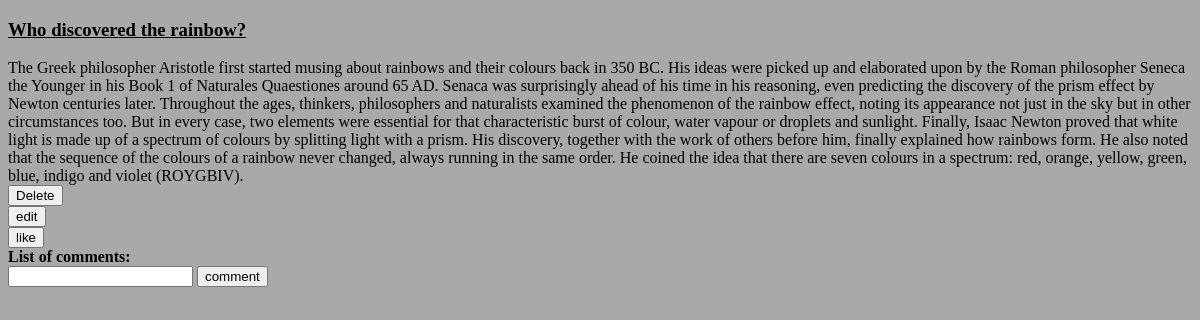
Page /blogs/blog/who-discovered-the-rainbow/ (signed in) on the earlier database version.
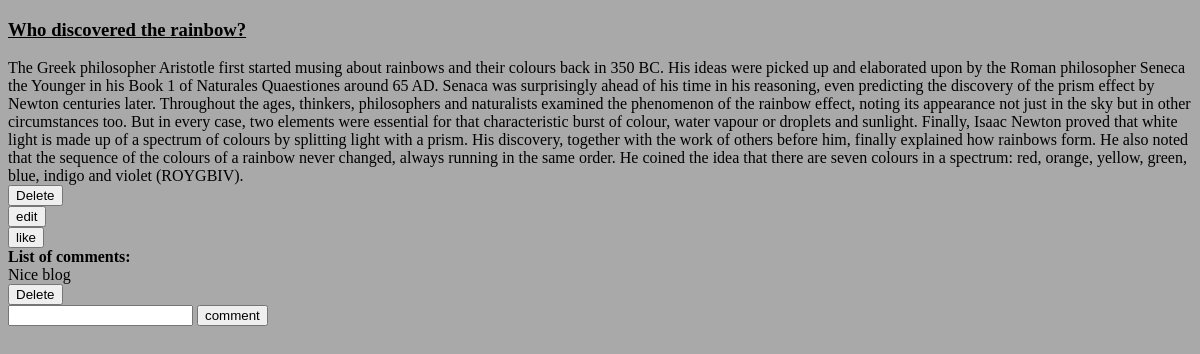
Same page on the later database version.
### blogs/models.py (models this page shows, shortened)
class Comment_on_blog(models.Model):
    comment = models.CharField(max_length=500)
    blogg = models.ForeignKey(blog,null=False)
    user = models.ForeignKey(UserProfile,null=False)

### blogs/views.py (the view, shortened to what this page needs)
# urls.py: url(r'^blog/(?P<blog_slug>[\w\-]+)/$', views.blog_detail, name='blog_detail'),
def blog_detail(request, blog_slug):
    context_dict = {}                                                    #declared context dict
    try:
        Blog = blog.objects.filter(slug=blog_slug)[0]               #got blog object
        Blog.views = Blog.views +1                                  #increment in views as shown by user
        Blog.save()
        context_dict['blog_body'] = Blog.body                          #added body of blog ....
        context_dict['blog_title'] = Blog.title
        context_dict['blog_slug'] = Blog.slug
        context_dict['blog_views'] = Blog.views
        context_dict['blog_id'] = Blog.id                                  #added bog id
        context_dict['form'] = Comment_on_blogForm()
        user_profile = UserProfile.objects.get(user= request.user.id)               #got user id
        likes = Blog.likedBy.all()                                                  #give list of blogs which are liked
        Does_like = user_profile in likes                                           #check userrofile like
        context_dict['Does_like'] = Does_like
        if request.method == 'DELETE':                         #if request method is "delete" then blog will will be deleted as we click on button
            Blog.delete()
            return redirect('/blogs')                             #after deleting redirect into blog page
        comments_on_blog = Comment_on_blog.objects.filter(blogg=Blog.id)
        context_dict['list_of_comments'] = comments_on_blog
    except blog.DoesNotExist:
        print("No such type of Blog is available")
        pass
    return render(request, 'blogs/blog.html', context_dict)

### blogs/forms.py
class Comment_on_blogForm(forms.ModelForm):
    comment = forms.CharField(max_length=500)
    class Meta:
        model = Comment_on_blog
        fields = ('comment',)

### blogs/models.py (called while the page is built)
    def save(self, *args, **kwargs):
        self.slug = slugify(self.title)
        super(blog, self).save(*args, **kwargs)

### templates/blogs/blog.html (shortened to what this page needs)
<!DOCTYPE html>
<html>
    <head>
    </head>
    <body style="background-color:DarkGray;">
    <div class="panel panel-primary">
        <div class="panel-heading">
            <u>
                <h3 class="panel-title">{{ blog_title }}</h3></u>
        </div>
    </div>
        <div class="container-fluid">
            <a>{{ blog_body }}</a><br>
        </div>
        <a href="/blogs/blog/{{blog_slug}}" onclick="sendDelete(event)"><button> Delete </button></a>
        <form id="edit_button" method="post" action="/blogs/blog/{{ blog_slug }}/">
            <input type="submit" name="edit_submit" value="edit" />
        </form>
            {% if Does_like %}
                <a href="/blogs/Like/{{user.id}}/{{ blog_id }}"><button> Unlike </button></a>
            {% else %}
                <a href="/blogs/Like/{{user.id}}/{{ blog_id }}"><button> like </button></a>
            {% endif %}<br>
                <strong>List of comments: </strong>
                {% for j in list_of_comments %}<br>
                    {{ j.comment }}<br>
                <a href="/blogs/delete/{{j.id}}/{{ blog_slug}}"><button> Delete </button></a>
                {% endfor %}
        <form id="comment_button" method="post" action="/blogs/blog/{{ blog_slug }}/">
            {% for field in form.visible_fields %}
                {{ field }}
            {% endfor %}
            <input type="submit" name="comment_submit" value="comment" />
        </form>
    </body>
</html>

Differences in the rows shown:
added Comment_on_blog: comment "Nice blog"
